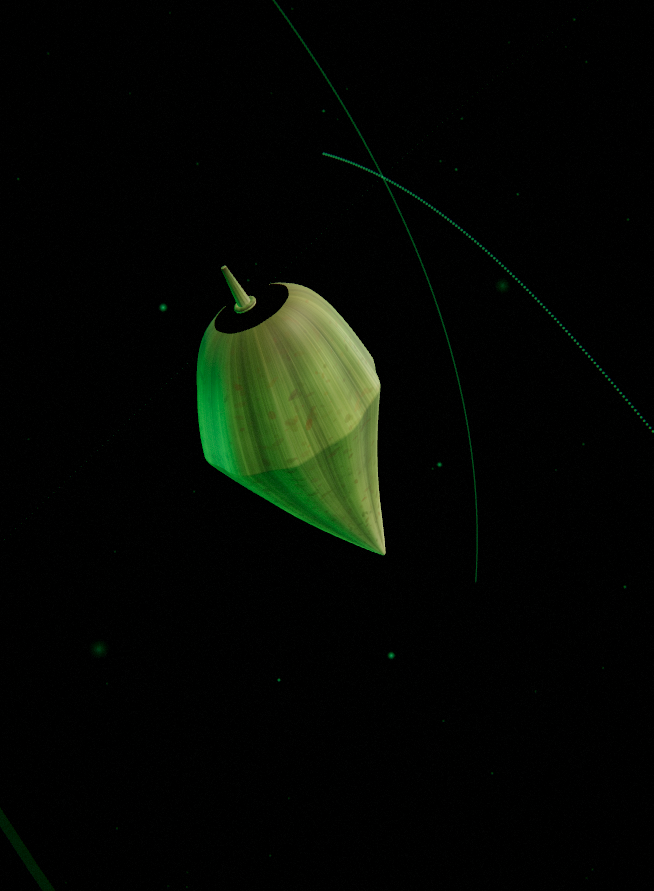
#> input picture tools/dumps/a1-card.png, 654 x 891 px, given in place of a1-card.png.png, which was not available
$ python _measure.py dumps/a1-card.png dumps/a1-clove.png
#> lines starting #> are read from the running program, lines starting #| are printed output that depends on the picture; after the words box and inside, x2 and y2 are one past the last pixel; in counts of white or black regions, pixels touching at a corner belong together; pictures that were not available may be replaced by others from this repository, and a replacement may not be noted
from PIL import Image
import numpy as np
import sys


def load(n):
#> called with n = 'dumps/a1-card.png'
    return np.asarray(Image.open(f"tools/dumps/{n}.png").convert("RGB")).astype(int)


obj_name, bg_name = sys.argv[1], sys.argv[2]
obj = load(obj_name)
bg = load(bg_name)
#> call 2 of load, with n = 'dumps/a1-clove.png'
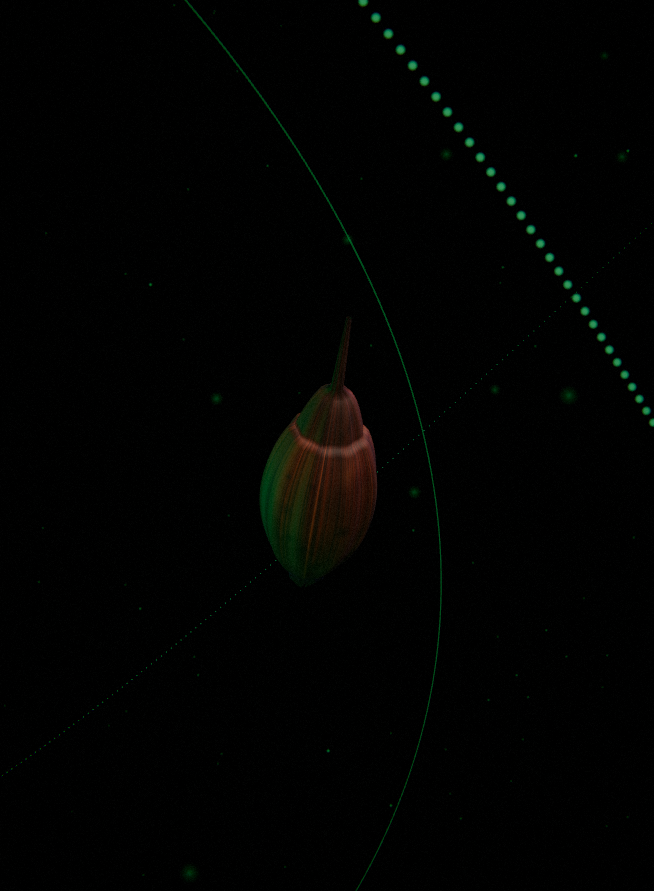
#> input picture tools/dumps/a1-clove.png, 654 x 891 px, given in place of a1-clove.png.png, which was not available
h = min(obj.shape[0], bg.shape[0])
#> h = 891
w = min(obj.shape[1], bg.shape[1])
#> w = 654
obj = obj[:h, :w]
bg = bg[:h, :w]
diff = np.abs(obj - bg).max(axis=2)
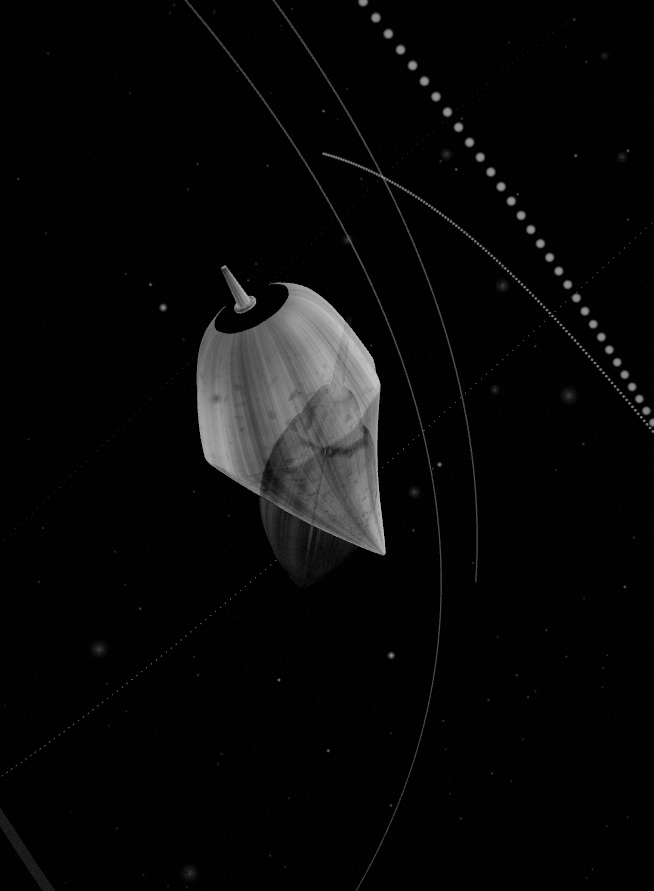
#> diff: shape (891, 654) int64; min 0, max 199, mean 9.1
mask = diff > 14
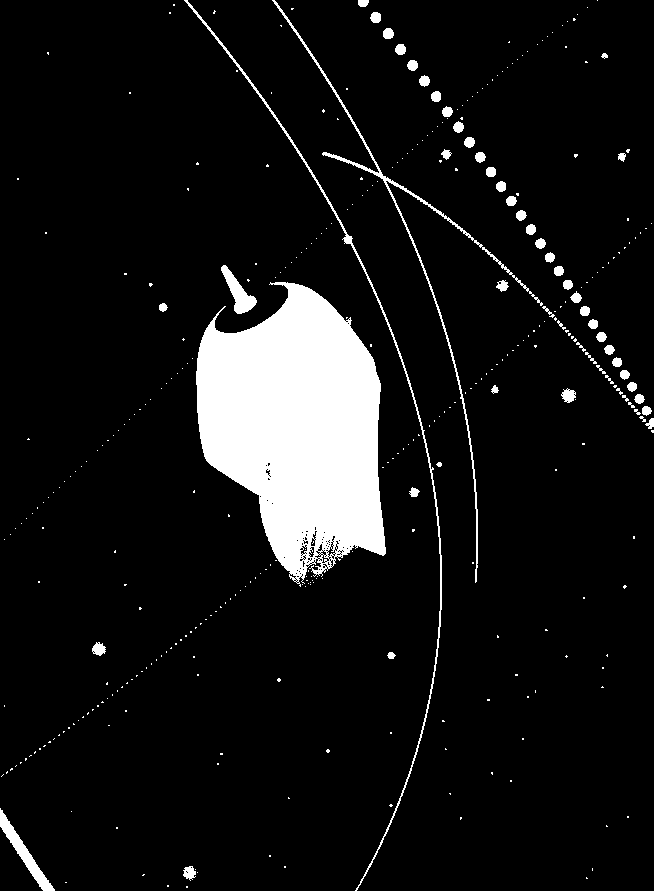
#> mask: shape (891, 654) bool; 8.4% white; 372 white regions (313 under 20 px), largest, box (x1, y1, x2, y2) and area: (196, 282, 386, 587) 38252, (272, 0, 543, 583) 2132, (184, 0, 442, 891) 2074
n = int(mask.sum())
#> n = 48777
if n == 0:
    print("no object pixels")
    sys.exit(0)
mean = tuple(int(v) for v in obj[mask].mean(axis=0))
#> mean = (57, 92, 37)
print(f"{obj_name}: object px={n} mean rgb={mean}")
#| dumps/a1-card.png: object px=48777 mean rgb=(57, 92, 37)
